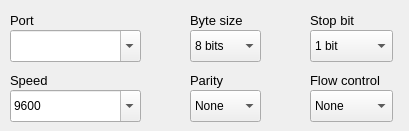
        <widget class="QWidget" name="tab_serial">
         <attribute name="title">
          <string>Serial</string>
         </attribute>
         <widget class="QComboBox" name="comboBox_str2str_in_ser_port">
          <property name="geometry">
           <rect>
            <x>10</x>
            <y>30</y>
            <width>131</width>
            <height>32</height>
           </rect>
          </property>
          <property name="editable">
           <bool>true</bool>
          </property>
         </widget>
         <widget class="QComboBox" name="comboBox_str2str_in_ser_speed">
          <property name="geometry">
           <rect>
            <x>10</x>
            <y>90</y>
            <width>131</width>
            <height>32</height>
           </rect>
          </property>
          <property name="editable">
           <bool>true</bool>
          </property>
          <property name="currentIndex">
           <number>5</number>
          </property>
          <item>
           <property name="text">
            <string>300</string>
           </property>
          </item>
          <item>
           <property name="text">
            <string>600</string>
           </property>
          </item>
          <item>
           <property name="text">
            <string>1200</string>
           </property>
          </item>
          <item>
           <property name="text">
            <string>2400</string>
           </property>
          </item>
          <item>
           <property name="text">
            <string>4800</string>
           </property>
          </item>
          <item>
           <property name="text">
            <string>9600</string>
           </property>
          </item>
          <item>
           <property name="text">
            <string>19200</string>
           </property>
          </item>
          <item>
           <property name="text">
            <string>38400</string>
           </property>
          </item>
          <item>
           <property name="text">
            <string>57600</string>
           </property>
          </item>
          <item>
           <property name="text">
            <string>115200</string>
           </property>
          </item>
          <item>
           <property name="text">
            <string>230400</string>
           </property>
          </item>
          <item>
           <property name="text">
            <string>460800</string>
           </property>
          </item>
          <item>
           <property name="text">
            <string>921600</string>
           </property>
          </item>
         </widget>
         <widget class="QComboBox" name="comboBox_str2str_in_ser_fctr">
          <property name="geometry">
           <rect>
            <x>310</x>
            <y>90</y>
            <width>83</width>
            <height>32</height>
           </rect>
          </property>
          <item>
           <property name="text">
            <string>None</string>
           </property>
          </item>
          <item>
           <property name="text">
            <string>RTS/CTS</string>
           </property>
          </item>
         </widget>
         <widget class="QComboBox" name="comboBox_str2str_in_ser_bsize">
          <property name="geometry">
           <rect>
            <x>190</x>
            <y>30</y>
            <width>71</width>
            <height>32</height>
           </rect>
          </property>
          <property name="currentIndex">
           <number>1</number>
          </property>
          <item>
           <property name="text">
            <string>7 bits</string>
           </property>
          </item>
          <item>
           <property name="text">
            <string>8 bits</string>
           </property>
          </item>
         </widget>
         <widget class="QComboBox" name="comboBox_str2str_in_ser_parity">
          <property name="geometry">
           <rect>
            <x>190</x>
            <y>90</y>
            <width>71</width>
            <height>32</height>
           </rect>
          </property>
          <item>
           <property name="text">
            <string>None</string>
           </property>
          </item>
          <item>
           <property name="text">
            <string>Even</string>
           </property>
          </item>
          <item>
           <property name="text">
            <string>Odd</string>
           </property>
          </item>
         </widget>
         <widget class="QComboBox" name="comboBox_str2str_in_ser_stopb">
          <property name="geometry">
           <rect>
            <x>310</x>
            <y>30</y>
            <width>83</width>
            <height>32</height>
           </rect>
          </property>
          <item>
           <property name="text">
            <string>1 bit</string>
           </property>
          </item>
          <item>
           <property name="text">
            <string>2 bits</string>
           </property>
          </item>
         </widget>
         <widget class="QLabel" name="label_13">
          <property name="geometry">
           <rect>
            <x>10</x>
            <y>10</y>
            <width>90</width>
            <height>21</height>
           </rect>
          </property>
          <property name="font">
           <font>
            <pointsize>10</pointsize>
            <weight>50</weight>
            <bold>false</bold>
           </font>
          </property>
          <property name="text">
           <string>Port</string>
          </property>
         </widget>
         <widget class="QLabel" name="label_17">
          <property name="geometry">
           <rect>
            <x>10</x>
            <y>70</y>
            <width>90</width>
            <height>21</height>
           </rect>
          </property>
          <property name="font">
           <font>
            <pointsize>10</pointsize>
            <weight>50</weight>
            <bold>false</bold>
           </font>
          </property>
          <property name="text">
           <string>Speed</string>
          </property>
         </widget>
         <widget class="QLabel" name="label_22">
          <property name="geometry">
           <rect>
            <x>190</x>
            <y>10</y>
            <width>90</width>
            <height>21</height>
           </rect>
          </property>
          <property name="font">
           <font>
            <pointsize>10</pointsize>
            <weight>50</weight>
            <bold>false</bold>
           </font>
          </property>
          <property name="text">
           <string>Byte size</string>
          </property>
         </widget>
         <widget class="QLabel" name="label_23">
          <property name="geometry">
           <rect>
            <x>190</x>
            <y>70</y>
            <width>90</width>
            <height>21</height>
           </rect>
          </property>
          <property name="font">
           <font>
            <pointsize>10</pointsize>
            <weight>50</weight>
            <bold>false</bold>
           </font>
          </property>
          <property name="text">
           <string>Parity</string>
          </property>
         </widget>
         <widget class="QLabel" name="label_34">
          <property name="geometry">
           <rect>
            <x>310</x>
            <y>10</y>
            <width>90</width>
            <height>21</height>
           </rect>
          </property>
          <property name="font">
           <font>
            <pointsize>10</pointsize>
            <weight>50</weight>
            <bold>false</bold>
           </font>
          </property>
          <property name="text">
           <string>Stop bit</string>
          </property>
         </widget>
         <widget class="QLabel" name="label_35">
          <property name="geometry">
           <rect>
            <x>310</x>
            <y>70</y>
            <width>90</width>
            <height>21</height>
           </rect>
          </property>
          <property name="font">
           <font>
            <pointsize>10</pointsize>
            <weight>50</weight>
            <bold>false</bold>
           </font>
          </property>
          <property name="text">
           <string>Flow control</string>
          </property>
         </widget>
        </widget>
